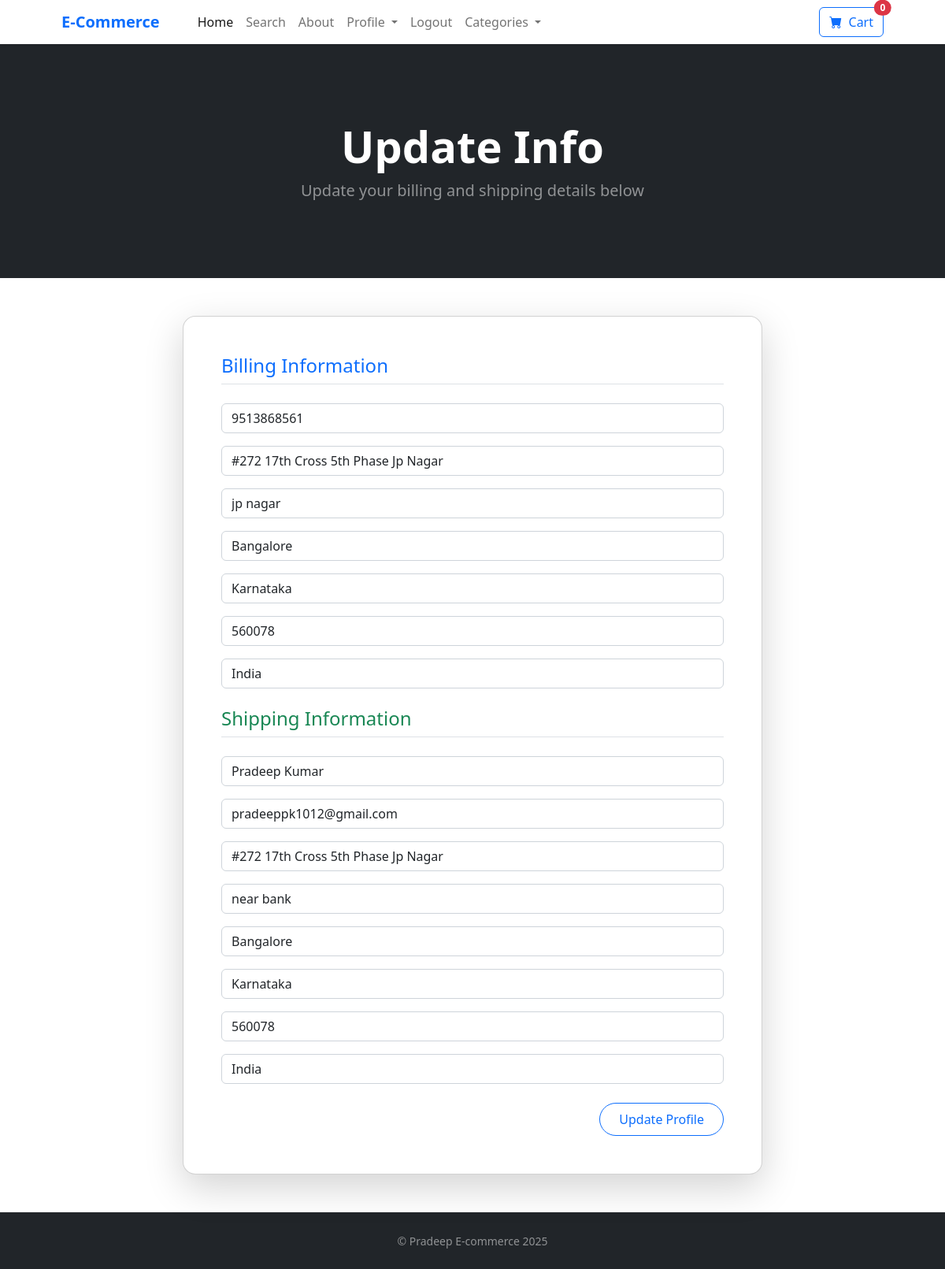
Page /update_info/ (signed in) on the committed database.
### store/models.py (models this page shows, shortened)
class Profile(models.Model):
	user = models.OneToOneField(User, on_delete=models.CASCADE)
	date_modified = models.DateTimeField(User, auto_now=True)
	phone = models.CharField(max_length=20, blank=True)
	address1 = models.CharField(max_length=200, blank=True)
	address2 = models.CharField(max_length=200, blank=True)
	city = models.CharField(max_length=200, blank=True)
	state = models.CharField(max_length=200, blank=True)
	zipcode = models.CharField(max_length=200, blank=True)
	country = models.CharField(max_length=200, blank=True)
	old_cart = models.CharField(max_length=200, blank=True, null=True)

### payment/models.py (models this page shows, shortened)
class ShippingAddress(models.Model):
    user = models.ForeignKey(User,on_delete=models.CASCADE,null=True, blank=True)
    shipping_full_name = models.CharField(max_length=255)
    shipping_email = models.CharField(max_length=255)
    shipping_address1 = models.CharField(max_length=255)
    shipping_address2 = models.CharField(max_length=255,null=True,blank=True)
    shipping_city = models.CharField(max_length=255)
    shipping_state = models.CharField(max_length=255,null=True,blank=True)
    shipping_zipcode = models.CharField(max_length=255 ,null=True,blank=True)
    shipping_country = models.CharField(max_length=255)
    class Meta:
        verbose_name_plural ="Shipping Address"

### store/views.py (the view)
# urls.py: path('update_info/',views.update_info , name='update_info'),
def update_info(request):
	if request.user.is_authenticated:
		current_user = Profile.objects.get(user__id=request.user.id)
		shipping_user = ShippingAddress.objects.get(user__id=request.user.id)
		form = UserInfoForm(request.POST or None, instance=current_user)
		shipping_form = ShippingForm(request.POST or None, instance=shipping_user)
		if form.is_valid() or shipping_form.is_valid():
			form.save()
			shipping_form.save()
			messages.success(request, "Your Info Has Been Updated!!")
			return redirect('home')
		return render(request, "update_info.html", {'form':form,'shipping_form':shipping_form})
	else:
		messages.success(request, "You Must Be Logged In To Access That Page!!")
		return redirect('home')

### store/forms.py
class UserInfoForm(forms.ModelForm):
	phone = forms.CharField(label="", widget=forms.TextInput(attrs={'class':'form-control', 'placeholder':'Phone'}), required=False)
	address1 = forms.CharField(label="", widget=forms.TextInput(attrs={'class':'form-control', 'placeholder':'Address 1'}), required=False)
	address2 = forms.CharField(label="", widget=forms.TextInput(attrs={'class':'form-control', 'placeholder':'Address 2'}), required=False)
	city = forms.CharField(label="", widget=forms.TextInput(attrs={'class':'form-control', 'placeholder':'City'}), required=False)
	state = forms.CharField(label="", widget=forms.TextInput(attrs={'class':'form-control', 'placeholder':'State'}), required=False)
	zipcode = forms.CharField(label="", widget=forms.TextInput(attrs={'class':'form-control', 'placeholder':'Zipcode'}), required=False)
	country = forms.CharField(label="", widget=forms.TextInput(attrs={'class':'form-control', 'placeholder':'Country'}), required=False)
	class Meta:
		model = Profile
		fields = ('phone', 'address1', 'address2', 'city', 'state', 'zipcode', 'country', )

### cart/cart.py (called while the page is built)
    def __len__(self):
        return len(self.cart)

### cart/context_processors.py (called while the page is built)
def cart(request):
    return {'cart':Cart(request)}

### store/templates/update_info.html (shortened to what this page needs)
{% extends 'base.html' %}
{% block content %}
<header class="bg-dark py-5">
    <div class="container px-4 px-lg-5 my-5">
        <div class="text-center text-white">
            <h1 class="display-4 fw-bolder">Update Info</h1>
            <p class="lead fw-normal text-white-50 mb-0">Update your billing and shipping details below</p>
        </div>
    </div>
</header>
<div class="container my-5">
    <div class="row justify-content-center">
        <div class="col-lg-8">
            <div class="card shadow-lg rounded-4">
                <div class="card-body p-5">
                    <form method="POST" action="{% url 'update_info' %}">
                        <h4 class="mb-4 border-bottom pb-2 text-primary">Billing Information</h4>
                        <div class="mb-4">
                            {{ form.as_p }}
                        </div>
                        <h4 class="mb-4 border-bottom pb-2 text-success">Shipping Information</h4>
                        <div class="mb-4">
                            {{ shipping_form.as_p }}
                        </div>
                        <div class="text-end">
                            <button type="submit" class="btn btn-outline-primary px-4 py-2 rounded-pill">
                                Update Profile
                            </button>
                        </div>
                    </form>
                </div>
            </div>
        </div>
    </div>
</div>
{% endblock %}

### store/templates/base.html (style rules this page uses)
html, body { height: 100%; }
body { display: flex; flex-direction: column; }

### rows in the picture
Profile: phone "9513868561", address1 "#272 17th Cross 5th Phase Jp Nagar", address2 "jp nagar", city "Bangalore", state "Karnataka", zipcode "560078", country "India"
ShippingAddress: shipping_full_name "Pradeep Kumar", shipping_email "pradeeppk1012@gmail.com", shipping_address1 "#272 17th Cross 5th Phase Jp Nagar", shipping_address2 "near bank", shipping_city "Bangalore", shipping_state "Karnataka", shipping_zipcode "560078", shipping_country "India"

### other values in the picture
{{ cart|length }} "0"
